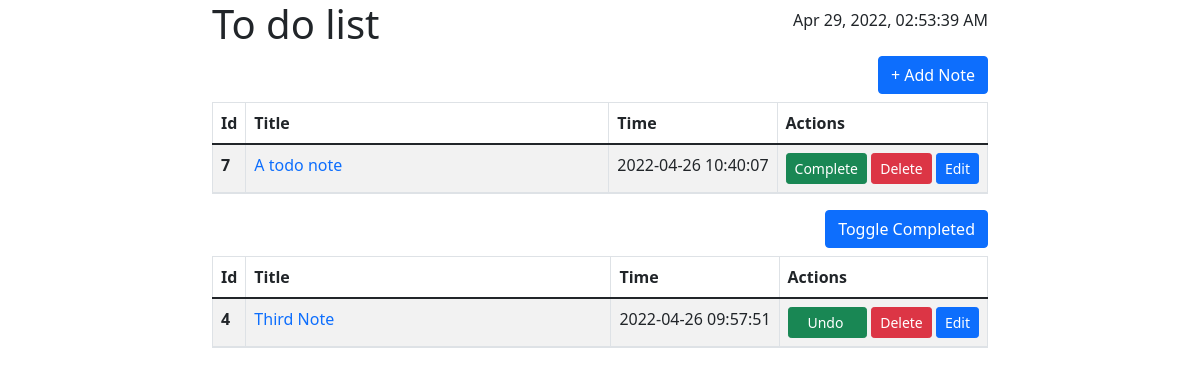
Before: / with the older database file.
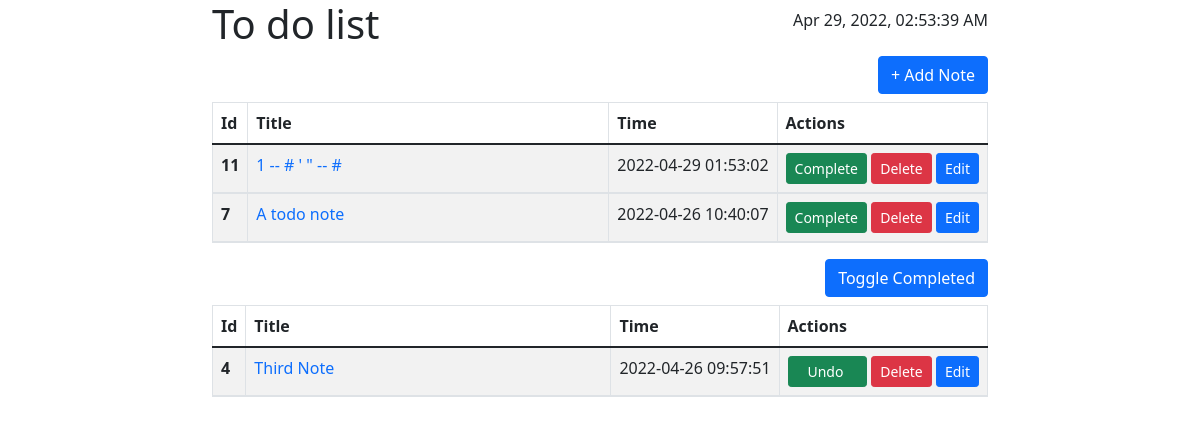
After: the same page with the newer database file.
### tables this page shows
CREATE TABLE "todos" (
	"id"	INTEGER NOT NULL UNIQUE,
	"title"	TEXT NOT NULL,
	"body"	TEXT,
	"completed"	INTEGER NOT NULL DEFAULT 0,
	"deleted"	INTEGER NOT NULL DEFAULT 0,
	"createdAt"	DATETIME DEFAULT CURRENT_TIMESTAMP,
	PRIMARY KEY("id" AUTOINCREMENT)
);

### index.php (the view, shortened to what this page needs)
<!DOCTYPE html>
<html lang="en">
<head>
    <link rel="stylesheet" href="assets/css/bootstrap.min.css">
</head>
<body class="container-sm d-flex flex-column align-items-stretch" style="max-width: 800px;">
    <div class='d-flex justify-content-between align-items-center'>
        <h1>To do list</h1>
        <p class="clock"></p>
    </div>
    <button type='button' class='btn btn-primary align-self-end mb-2' data-bs-toggle="modal" data-bs-target='#addModal'>+ Add Note</button>
    <table class="table table-striped table-bordered table-todo">
        <thead>
            <tr>
                <th scope="col">Id</th>
                <th scope="col">Title</th>
                <th scope="col">Time</th>
                <th scope="col">Actions</th>
            </tr>
        </thead>
        <tbody>
            <?php
            $db = new SQLite3("todo.db");
            $result = $db->query("SELECT * FROM todos WHERE completed = 0 AND deleted = 0 ORDER BY createdAt DESC");
                while ($row = $result->fetchArray(SQLITE3_ASSOC)) {
                    $body = $row['body'] !== "" ? $row['body'] : 'Empty content!';
                    echo "<tr>";
                    echo "<th style='width:4%;'>".$row['id']."</th>";
                    echo "<td><a href='#id-{$row['id']}' style='text-decoration:none;' data-bs-toggle='collapse' role='button'>{$row['title']}</a></td>";
                    echo "<td style='width:1%;white-space:nowrap;'>".$row['createdAt']."</td>";
                    echo "<td style='width:1%;white-space:nowrap;'>
                            <button type='button' class='btn btn-success btn-sm btn-complete' data-note-id='{$row['id']}'>Complete</button>
                            <button type='button' class='btn btn-danger btn-sm' data-bs-toggle='modal' data-bs-target='#deleteModal' data-note-id='{$row['id']}'>Delete</button>
                            <button type='button' class='btn btn-primary btn-sm' data-bs-toggle='modal' data-bs-target='#editModal' data-note-id='{$row['id']}' data-title='{$row['title']}' data-body='{$row['body']}'>Edit</button>
                        </td>";
                    echo "</tr>";
                    echo "<tr>";
                    echo "<td colspan='4' style='padding:0 !important;'>
                            <div class='collapse' id='id-{$row['id']}'><p class='px-2 pt-2'>{$body}</p></div>
                        </td>";
                    echo "</tr>";
                };
            ?>
        </tbody>
    </table>
    <button class="btn btn-primary btn__completed-toggle align-self-end mb-2">Toggle Completed</button>
    <table class="table table-striped table-bordered table-completed">
        <thead>
            <tr>
                <th scope="col">Id</th>
                <th scope="col">Title</th>
                <th scope="col">Time</th>
                <th scope="col">Actions</th>
            </tr>
        </thead>
        <tbody>
            <?php
            $db = new SQLite3("todo.db");
            $result = $db->query("SELECT * FROM todos WHERE completed = 1 AND deleted = 0 ORDER BY createdAt DESC");
                while ($row = $result->fetchArray(SQLITE3_ASSOC)) {
                    $body = $row['body'] !== "" ? $row['body'] : 'Empty content!';
                    echo "<tr>";
                    echo "<th style='width:4%;'>".$row['id']."</th>";
                    echo "<td><a href='#id-{$row['id']}' style='text-decoration:none;' data-bs-toggle='collapse' role='button'>{$row['title']}</a></td>";
                    echo "<td style='width:1%;white-space:nowrap;'>".$row['createdAt']."</td>";
                    echo "<td style='width:1%;white-space:nowrap;'>
                            <button type='button' class='btn btn-success btn-sm btn-complete' data-note-id='{$row['id']}'>&nbsp&nbsp Undo &nbsp&nbsp&nbsp</button>
                            <button type='button' class='btn btn-danger btn-sm' data-bs-toggle='modal' data-bs-target='#deleteModal' data-note-id='{$row['id']}'>Delete</button>
                            <button type='button' class='btn btn-primary btn-sm' data-bs-toggle='modal' data-bs-target='#editModal' data-note-id='{$row['id']}' data-title='{$row['title']}' data-body='{$row['body']}'>Edit</button>
                        </td>";
                    echo "</tr>";
                    echo "<tr>";
                    echo "<td colspan='4' style='padding:0 !important;'>
                            <div class='collapse' id='id-{$row['id']}'><p class='px-2 pt-2'>{$body}</p></div>
                        </td>";
                    echo "</tr>";
                };
            ?>
        </tbody>
    </table>
</body>
</html>

Changed rows visible on the page:
added todos: id "11", title "1 -- # ' \" -- #", createdAt "2022-04-29 01:53:02"
